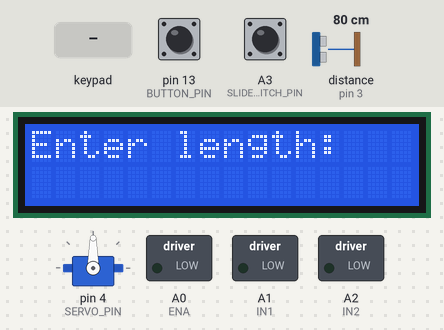
This sketch was run on a simulated Arduino Uno, built with avr-gcc and run on an emulated ATmega328P. Shown: 16×2 character LCD, servo, switched loads named in the sketch (green lamp = pin HIGH). Inputs (shaded band) come from the test bench; at power-on: pin 13 (BUTTON_PIN) LOW, A3 (SLIDE_SWITCH_PIN) LOW, distance to the obstacle (sensor on pin 3) 80 cm. The echo pulse lasts 58.3 µs per cm; pins used as bus, display or sensor lines are not drawn.

Above: at 1.2 s.
1.3 s: keypad keys 5 6 7 8 # pressed 0.4 s apart
At 3.4 s:
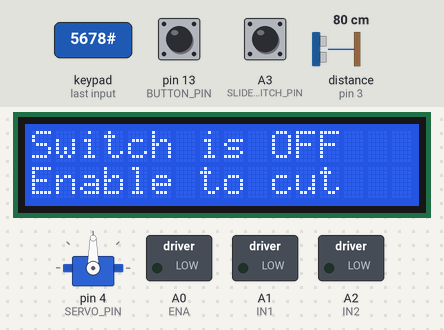
4.8 s: pin 13 (BUTTON_PIN) pulled HIGH for 0.15 s
At 6.1 s:
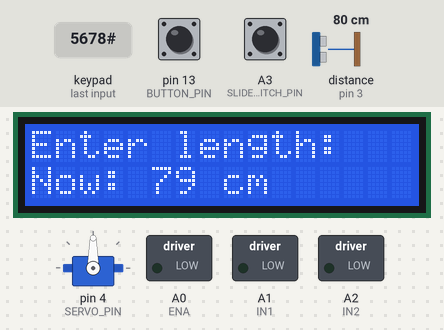
6.4 s: key 'A' pressed
At 7.0 s:
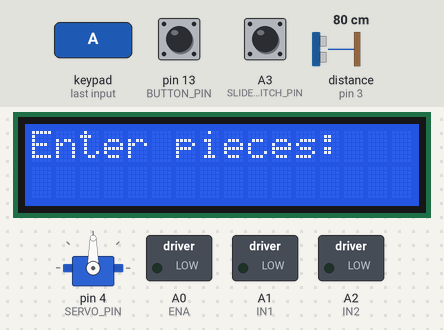
7.9 s: key '1' pressed
At 9.1 s:
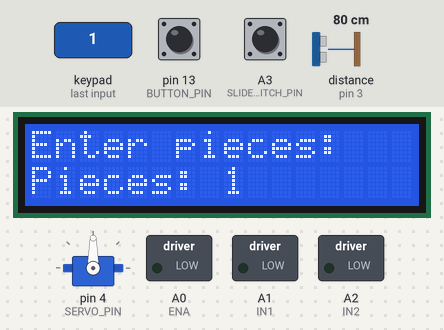
9.4 s: pin 13 (BUTTON_PIN) pulled HIGH for 1 s
At 10.3 s:
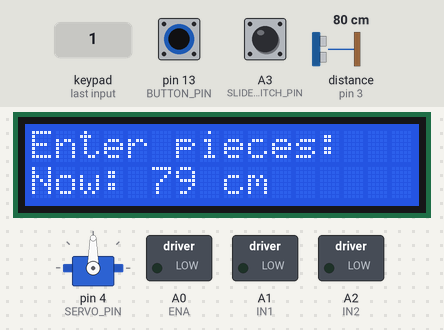
11.9 s: keypad keys 5 6 7 8 pressed 0.4 s apart
At 13.4 s:
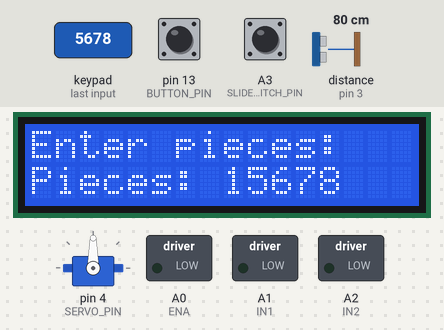
Timing chart, 0 to 14.9 s (numbered marks = the images above; inputs shaded):
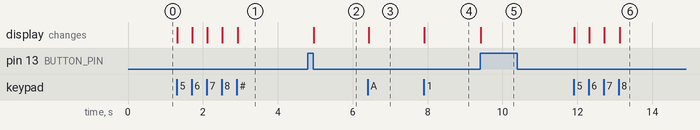

Measured:
- after the input at 1.3 s, the display: first changes at once (image 1 shows a later state)
- after the input at 4.8 s, the display: changes after 0.16 s (image 2)
- after the input at 6.4 s, the display: changes at once (image 3)
- after the input at 7.9 s, the display: changes at once (image 4)
- after the input at 9.4 s, the display: changes at once (image 5)
- after the input at 11.9 s, the display: first changes at once (image 6 shows a later state)

The sketch:

code.ino
```cpp
//c++ code
#include <Adafruit_LiquidCrystal.h>
#include <Keypad.h>
#include <Servo.h>

// === LCD ===
Adafruit_LiquidCrystal lcd_1(0);  // For Tinkercad I2C LCD block

// === Ultrasonic Sensor ===
#define TRIG_PIN 2
#define ECHO_PIN 3

// === Servo Motor ===
Servo cutter;
#define SERVO_PIN 4

// === DC Motor via L293D ===
#define ENA A0
#define IN1 A1
#define IN2 A2

// === Keypad ===
const byte ROWS = 4;
const byte COLS = 4;
char keys[ROWS][COLS] = {
  {'1','2','3','A'},
  {'4','5','6','B'},
  {'7','8','9','C'},
  {'*','0','#','D'}
};

byte rowPins[ROWS] = {5, 6, 7, 8}; // R1-R4
byte colPins[COLS] = {9, 10, 11, 12}; // C1-C4

Keypad keypad = Keypad(makeKeymap(keys), rowPins, colPins, ROWS, COLS);

// === Push Button to Read Distance ===
#define BUTTON_PIN 13

// === Slide Switch ===
#define SLIDE_SWITCH_PIN A3

// === Variables ===
String inputLength = "";
String inputPieces = "";
long targetDistance = 0;
int totalPieces = 0;
bool enteringLength = true;

void cutCable() {
  cutter.write(85);   // Rotate to cut
  delay(600);
  cutter.write(0);    // Back to original
  delay(600);
}

long getDistance() {
  digitalWrite(TRIG_PIN, LOW);
  delayMicroseconds(2);
  digitalWrite(TRIG_PIN, HIGH);
  delayMicroseconds(10);
  digitalWrite(TRIG_PIN, LOW);

  long duration = pulseIn(ECHO_PIN, HIGH);
  long distance = duration * 0.034 / 2;
  return distance;
}

void moveUntilTarget(long target) {
  // Start motor
  digitalWrite(IN1, HIGH);
  digitalWrite(IN2, LOW);
  analogWrite(ENA, 180);  // Adjust speed as needed

  while (getDistance() < target) {
    delay(50);
  }

  // Stop motor
  digitalWrite(IN1, LOW);
  digitalWrite(IN2, LOW);
}

void setup() {
  // LCD
  lcd_1.begin(16, 2);
  lcd_1.print("Enter length:");

  // Servo
  cutter.attach(SERVO_PIN);

  // Motor pins
  pinMode(ENA, OUTPUT);
  pinMode(IN1, OUTPUT);
  pinMode(IN2, OUTPUT);

  // Ultrasonic
  pinMode(TRIG_PIN, OUTPUT);
  pinMode(ECHO_PIN, INPUT);

  // Button
  pinMode(BUTTON_PIN, INPUT);

  // Slide switch
  pinMode(SLIDE_SWITCH_PIN, INPUT);

  // Initial motor state
  digitalWrite(IN1, LOW);
  digitalWrite(IN2, LOW);
}

void loop() {
  char key = keypad.getKey();

  if (key) {
    if (key >= '0' && key <= '9') {
      if (enteringLength) {
        inputLength += key;
        lcd_1.setCursor(0, 1);
        lcd_1.print("Length: " + inputLength + " cm ");
      } else {
        inputPieces += key;
        lcd_1.setCursor(0, 1);
        lcd_1.print("Pieces: " + inputPieces + "    ");
      }
    }
    else if (key == 'A') {
      // Switch to piece input
      enteringLength = false;
      lcd_1.clear();
      lcd_1.setCursor(0, 0);
      lcd_1.print("Enter pieces:");
      lcd_1.setCursor(0, 1);
      inputPieces = "";
    }
    else if (key == '*') {
      // Reset current input
      if (enteringLength) {
        inputLength = "";
        lcd_1.setCursor(0, 1);
        lcd_1.print("                ");
      } else {
        inputPieces = "";
        lcd_1.setCursor(0, 1);
        lcd_1.print("                ");
      }
    }
    else if (key == '#') {
      if (digitalRead(SLIDE_SWITCH_PIN) == HIGH) {
        targetDistance = inputLength.toInt();
        totalPieces = inputPieces.toInt();

        lcd_1.clear();
        lcd_1.setCursor(0, 0);
        lcd_1.print("Cutting...");

        for (int i = 1; i <= totalPieces; i++) {
          moveUntilTarget(targetDistance);
          cutCable();

          lcd_1.setCursor(0, 1);
          lcd_1.print("Piece " + String(i));
          delay(1000);
        }

        lcd_1.clear();
        lcd_1.print("All Done!");
        delay(2000);
      } else {
        lcd_1.clear();
        lcd_1.print("Switch is OFF");
        lcd_1.setCursor(0, 1);
        lcd_1.print("Enable to cut");
        delay(2000);
      }

      // Reset for next run
      inputLength = "";
      inputPieces = "";
      enteringLength = true;
      lcd_1.clear();
      lcd_1.print("Enter length:");
    }
  }

  if (digitalRead(BUTTON_PIN) == HIGH) {
    long currentDistance = getDistance();
    lcd_1.setCursor(0, 1);
    lcd_1.print("Now: " + String(currentDistance) + " cm ");
    delay(1000);
  }
}
```
